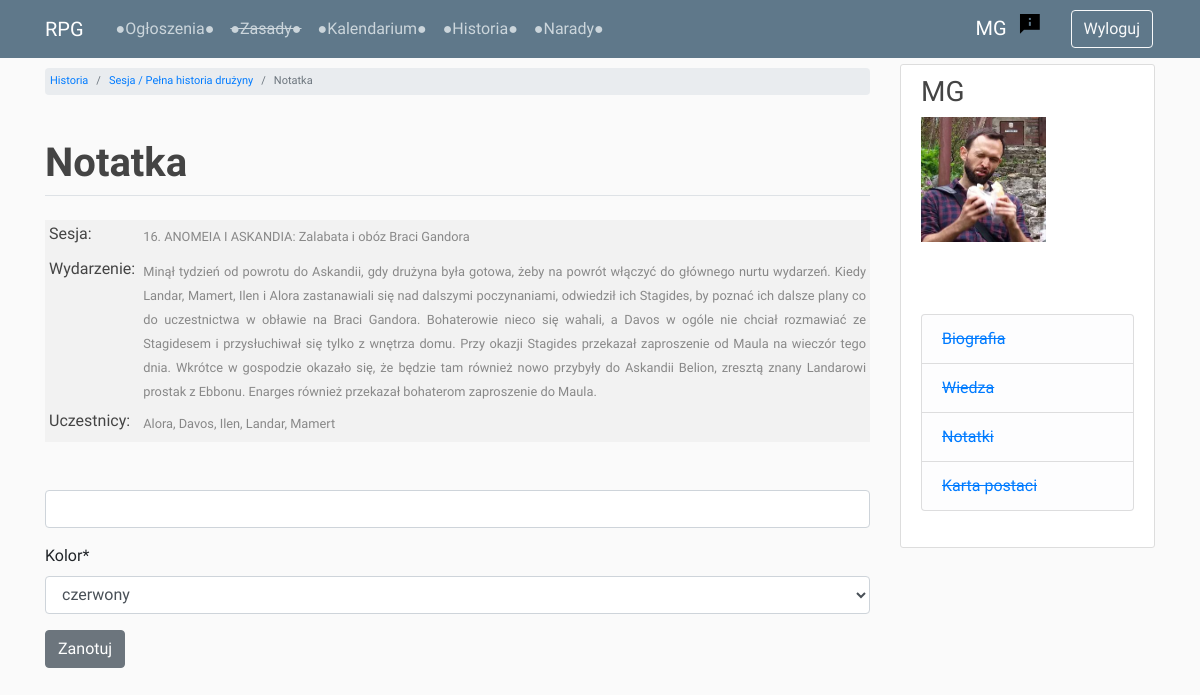
Before: /timeline/119/described-event-note/ (signed in) with the older database file.
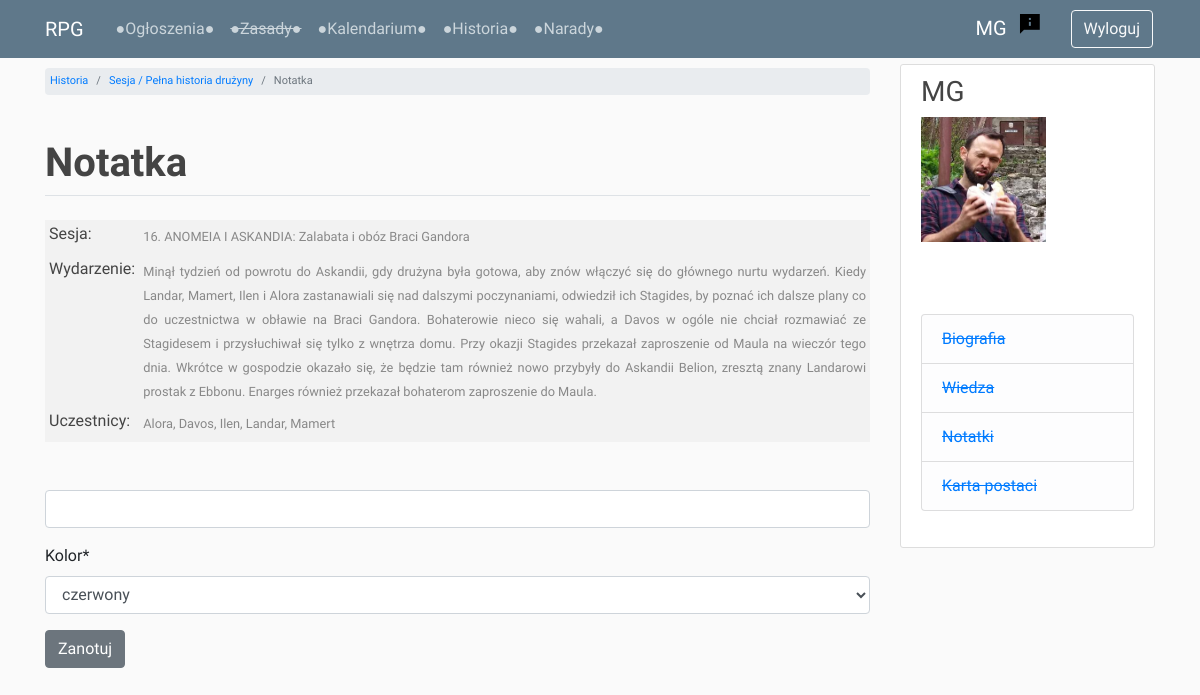
After: the same page with the newer database file.
### timeline/models.py (models this page shows, shortened)
class DescribedEvent(models.Model):
    game_no = models.ForeignKey(GameSession, related_name='described_events', blank=True, null=True, on_delete=models.CASCADE)
    event_no_in_game = models.PositiveSmallIntegerField(validators=[MinValueValidator(1)])
    description = models.TextField(max_length=4000)
    participants = models.ManyToManyField(Profile,
                                          related_name='described_events_participated',
                                          limit_choices_to=
                                          Q(character_status='active_player') |
                                          Q(character_status='inactive_player') |
                                          Q(character_status='dead_player'),
                                          blank=True)
    informed = models.ManyToManyField(Profile,
                                      related_name='described_events_informed',
                                      limit_choices_to=
                                      Q(character_status='active_player') |
                                      Q(character_status='inactive_player') |
                                      Q(character_status='dead_player'),
                                      blank=True)
    class Meta:
        ordering = ['game_no', 'event_no_in_game']

class GameSession(models.Model):
    game_no = models.PositiveSmallIntegerField(primary_key=True)
    title = models.CharField(max_length=200, blank=True, null=True)
    date = models.DateField(blank=True, null=True)
    def __str__(self):
        return f'{self.game_no}. {self.title}'
    class Meta:
        ordering = ['game_no']

### timeline/views.py (the view)
# urls.py: path('<int:event_id>/described-event-note/', described_event_note_view, name='described_event_note'),
@login_required
def described_event_note_view(request, event_id):
    obj = get_object_or_404(DescribedEvent, id=event_id)
    current_note = None
    participants = ', '.join(p.character_name.split(' ', 1)[0] for p in obj.participants.all())
    informed = ', '.join(p.character_name.split(' ', 1)[0] for p in obj.informed.all())
    try:
        current_note = DescribedEventNote.objects.get(event=obj, author=request.user)
    except DescribedEventNote.DoesNotExist:
        pass
    if request.method == 'POST':
        form = DescribedEventNoteForm(request.POST, instance=current_note)
        if form.is_valid():
            note = form.save(commit=False)
            note.author = request.user
            note.event = obj
            note.save()
            messages.success(request, f'Dodano notatkę!')
            _next = request.POST.get('next', '/')
            return HttpResponseRedirect(_next)
    else:
        form = DescribedEventNoteForm(instance=current_note)
    context = {
        'page_title': 'Notatka',
        'event': obj,
        'form': form,
        'participants': participants,
        'informed': informed
    }
    return render(request, 'timeline/described_event_note.html', context)

### timeline/forms.py
class DescribedEventNoteForm(forms.ModelForm):
    class Meta:
        model = DescribedEventNote
        fields = [
            'text',
            'color'
        ]
    text = forms.CharField(
        label='',
        required=False,
        widget=PagedownWidget(
            attrs={
                'placeholder': 'Twoja notatka (max. 4000 znaków)*',
                'rows': 10,
                'cols': 60
            }
        )
    )
    def __init__(self, *args, **kwargs):
        super(DescribedEventNoteForm, self).__init__(*args, **kwargs)
        self.fields['color'].label = 'Kolor'

### forum/templatetags/custom_filters.py (called while the page is built)
@register.filter
def get_first_word(text):
    return text.split(' ', 1)[0]

### timeline/templates/timeline/described_event_note.html (shortened to what this page needs)
{% extends 'base.html' %}
{% load crispy_forms_tags %}
{% block breadcrumb %}
    <li class="breadcrumb-item"><a href="{% url 'chronicles_chapters' %}">Historia</a></li>
    <li class="breadcrumb-item"><a href="javascript:history.go(-1)">Sesja / Pełna historia drużyny</a></li>
    <li class="breadcrumb-item active">{{ page_title }}</li>
{% endblock breadcrumb %}
{% block content %}
    <br>
    <table class="forms">
        {% if event.game_no %}
        <tr>
            <td><h6>Sesja:</h6></td>
            <td class="justify"><small>{{ event.game_no }}</small></td>
        </tr>
        {% endif %}
        <tr>
            <td><h6>Wydarzenie:</h6></td>
            <td class="justify"><small>{{ event.description }}</small></td>
        </tr>
        <tr>
            <td><h6>Uczestnicy:</h6></td>
            <td><small>{{ participants }}</small></td>
        </tr>
    </table><br><br>
    <form method="POST" enctype="multipart/form-data">
        {{ form|crispy }}
        <input class="btn btn-secondary" type="submit" value="Zanotuj">
    </form>
{% endblock content %}

Changed rows visible on the page:
changed DescribedEvent "16. ANOMEIA I ASKANDIA: Zalabata i obóz Braci Gandora": description "…gdy drużyna była gotowa, żeby na powrót włączyć do głównego nurtu wydarzeń.…" → "…gdy drużyna była gotowa, aby znów włączyć się do głównego nurtu wydarzeń.…"
